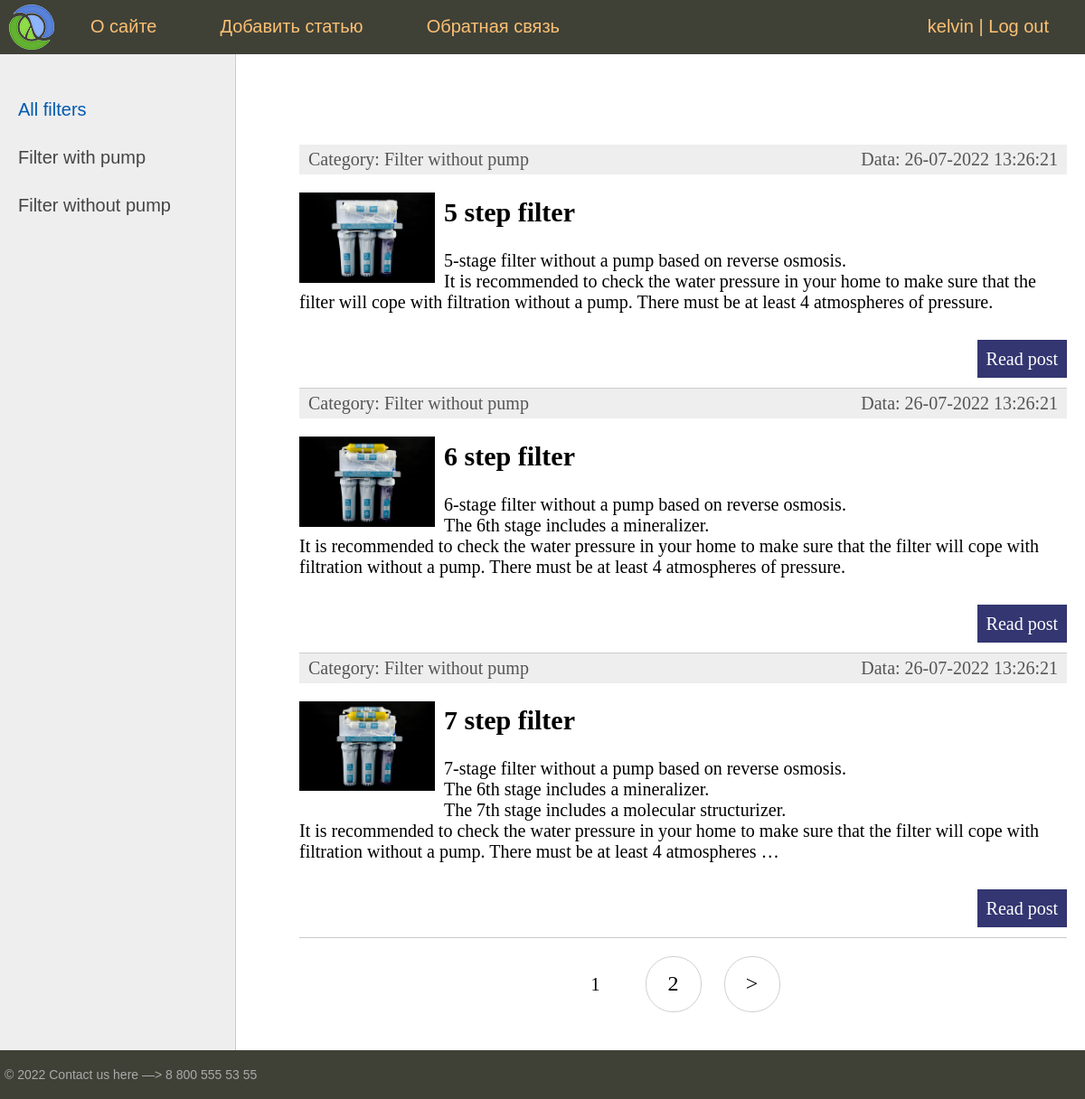
The app's page / (signed in) with its own data.
### filter/models.py (models this page shows, shortened)
class Category(models.Model):
    name = models.CharField(max_length=100, db_index=True, verbose_name="Type of filter")
    slug = models.SlugField(max_length=255, unique=True, db_index=True, verbose_name="URL")
    def __str__(self):
        return self.name
    def get_absolute_url(self):
        return reverse('category', kwargs={'cat_slug': self.slug})
    class Meta:
        verbose_name_plural = 'Categories'

class Filter(models.Model):
    title = models.CharField(max_length=255, verbose_name="Заголовок")
    slug = models.SlugField(max_length=255, unique=True, db_index=True, verbose_name="URL")
    content = models.TextField(blank=True, verbose_name="Текст инфо о фильтре")
    photo = models.ImageField(upload_to="photos/%Y/%m/%d/", verbose_name="Фото")
    time_create = models.DateTimeField(auto_now_add=True, verbose_name="Время создания")
    time_update = models.DateTimeField(auto_now=True, verbose_name="Время обновления")
    is_published = models.BooleanField(default=True, verbose_name="Опубликовано")
    cat = models.ForeignKey('Category', on_delete=models.PROTECT, null=True, verbose_name="Категории") ##category, ключ форейгн кэй который ссылается на класс Categoryf1
    def get_absolute_url(self):
        return reverse('post', kwargs={'post_slug': self.slug})
    class Meta:
        ordering = ['id'] #сортировка списка постов

### filter/views.py (the view)
# urls.py: path('', FilterHome.as_view(), name='home'),
class FilterHome(DataMixin, ListView): # класс представления страницы заменяет строчки кода с def index(request)
    model = Filter
    template_name = 'filter/index.html'
    context_object_name = 'posts'
    def get_context_data(self, *, object_list=None, **kwargs):
        context = super().get_context_data(**kwargs)
        c_def = self.get_user_context(title="Main page")    # c_def <- эта строка вызывает код с util.py в котором написан контекст
        return dict(list(context.items()) + list(c_def.items()))
    def get_queryset(self):
        return Filter.objects.filter(is_published=True)

### filter/templatetags/filter_tags.py (called while the page is built)
@register.inclusion_tag('filter/list_categories.html')
def show_categories(sort=None, cat_selected=0 ):
    if not sort:
        cats = Category.objects.all()
    else:
        cats = Category.objects.order_by(sort)
    return {"cats": cats, "cat_selected": cat_selected}

### filter/utils.py (called while the page is built)
    def get_user_context(self, **kwargs):
        context = kwargs
        cats = Category.objects.annotate(Count('filter'))
        user_menu = menu.copy()
        if not self.request.user.is_authenticated:
            user_menu.pop(1)
        context['menu'] = user_menu
        context['cats'] = cats
        if 'cat_selected' not in context:
            context['cat_selected'] = 0
        return context

### filter/templates/filter/index.html (shortened to what this page needs)
{% extends 'filter/base.html' %}
{% block content %}
<ul class="list-articles">
	{% for p in posts %}
			<li><div class="article-panel">
				<p class="first">Category: {{p.cat}}</p>
				<p class="last">Data: {{p.time_update|date:"d-m-Y H:i:s"}}</p>
			</div>
{% if p.photo %}
				<p><img class="img-article-left thumb" src="{{p.photo.url}}"></p>
{% endif %}
				<h2>{{p.title}}</h2>
	{% autoescape on %}
	{{p.content|linebreaks|truncatewords:50}}
	{% endautoescape %}
			<p class="link-read-post"><a href="{{ p.get_absolute_url }}">Read post</a></p>
			</li>
	{% endfor %}
</ul>
{% endblock %}

### filter/templates/filter/base.html (shortened to what this page needs)
{% load static %}
{% load filter_tags %}
<html>
<head>
	<link type="text/css" href="{% static 'filter/css/styles.css' %}" rel="stylesheet" />
</head>
<body>
<table class="table-page" border=0 cellpadding="0" cellspacing="0">
<tr><td valign=top>
{% block mainmenu %}
		<div class="header">
			<ul id="mainmenu" class="mainmenu">
			<li class="logo"><a href="{% url 'home' %}"><div class="logo"></div></a></li>
{% for m in menu %}
			<li><a href="{% url m.url_name %}">{{m.title}}</a></li>
{% endfor %}
			{% if request.user.is_authenticated %}
				<li class="last"> {{ user.username }} | <a href="{% url 'logout' %}">Log out</a></li>
				{% else %}
			<li class="last"> <a href="{% url 'register' %}">Регистрация</a> | <a href="{% url 'login' %}">Войти</a></li>
				{% endif %}
			</ul>
		</div>
{% endblock mainmenu %}
<table class="table-content" border=0 cellpadding="0" cellspacing="0">
<tr>
	<td valign="top" class="left-chapters">
	<ul id="leftchapters">
{% if cat_selected == 0 %}
		<li class="selected">All filters</li>
{% else %}
		<li><a href="{% url 'home' %}"> All filters</a></li>
{% endif %}
{% for c in cats %}
{% if c.filter__count > 0 %}
		{% if c.pk == cat_selected %}
			<li class="selected"> {{c.name}}</li>
		{% else %}
			<li><a href="{{ c.get_absolute_url }}"> {{c.name}} </a> </li>
		{% endif %}
{% endif %}
	{% endfor %}
	</ul>
</td>
<td valign="top" class="content">
	<div class="content-text">
{% block content %}
{% endblock %}
{% if page_obj.has_other_pages %}
		<nav class="list-pages">
			<ul>
			{% for p in paginator.page_range %}
			{% if page_obj.number == p %}
			<li class="page-num page-num-selected">{{ p }}</li>
			{% elif p >= page_obj.number|add:-2 and p <= page_obj.number|add:2  %}
			<li class="page-num">
				<a href="?page={{ p }}">{{ p }}</a>
			</li>
			{% endif %}
			{% endfor %}
{% if page_obj.has_next %}
<li class="page-num">
	<a href="?page={{page_obj.next_page_number}}"> &gt; </a>
</li>
{% endif %}
			</ul>
		</nav>
{% endif %}
	</div>
</td></tr></table>
</td></tr>
<tr><td valign=top>
	<div id="footer">
		<p>&copy; 2022 Contact us here —> 8 800 555 53 55</p>
	</div>
</td></tr></table>
</body>
</html>

### filter/static/filter/css/styles.css (style rules this page uses)
html, body { font-family: 'Arial'; margin: 0; padding: 0; height: 100%; width: 100%; color: #444; }
a { color: #0059b2; text-decoration: none; }
img { max-width: 600px; height: auto; }
img.img-article-left { max-width: 300px; height: auto; float: left; padding: 0 10px 10px 0; }
img.img-article-left.thumb { max-width: 150px; height: auto; }
p.link-read-post { text-align: right; }
p.link-read-post a { padding: 10px; min-width: 100px; background: #333671; color: #fff; text-decoration: none; }
div.article-panel { background: #eee; padding: 5px 10px 5px 10px; box-sizing: border-box; overflow: hidden; color: #555; }
div.article-panel p.first { margin: 0; float: left; }
div.article-panel p.last { margin: 0; float: right; }
ul.list-articles { list-style: none; margin: 0; padding: 0; }
ul.list-articles li { border-bottom: 1px solid #ccc; }
.table-page { width: 100%; height: 100%; vertical-align: top; }
.table-page tr { height: 100%; }
.header { background: #3F4137; height: 60px; }
.logo { background: url('../images/logo.png') no-repeat 10px 5px; width: 70px; height: 60px; }
ul.mainmenu { list-style: none; margin: 0; padding: 0; height: 60px; color: #fdc073; font-size: 20px; overflow: hidden; }
ul.mainmenu li { float: left; margin: 18px 40px 0 30px; }
ul.mainmenu li.logo { margin: 0; }
ul.mainmenu li.last { float: right; }
ul.mainmenu li a { color: #fdc073; text-decoration: none; }
.table-content { width: 100%; min-height: 100%; height: 100%; }
.left-chapters { margin: 0; background: #eee; border-right: 1px solid #ccc; min-height: 100%; }
.left-chapters ul { width: 230px; min-height: 100%; margin: 0; padding: 20px 10px 10px 20px; list-style: none; font-size: 20px; }
.left-chapters ul li { margin: 30px 0 0 0; color: #999; }
.left-chapters ul li.selected { color: #0059b2; }
.left-chapters ul li a { color: #444; text-decoration: none; }
.content { padding: 40px 20px 20px 40px; width: 100%; box-sizing: border-box; }
.content-text { margin: 60px 0 0 30px; color: #000; font-size: 20px; font-family: Yandex Sans Display Light; }
#footer { box-sizing: border-box; background: #3F4137; padding: 5px; color: #aaa; font-size: 14px; font-family: Verdana, Geneva, Arial, Helvetica; text-align: left; overflow: hidden; }
.list-pages { text-align: center; margin: 0 0 20px 0; }
.list-pages ul { margin: 20px 0 0 0; padding: 0; list-style: none; }
.list-pages ul li { display: inline-block; margin: 0 20px 0 0; }
.list-pages a { color: #000; font-size: 24px; text-decoration: none; }
.list-pages .page-num, .page-num-selected { display: inline-block; width: 60px; height: 44px; padding: 16px 0 0 0; border: 1px solid #d0d0d0; border-radius: 30px; }
.list-pages .page-num-selected { border: none; color: #000; font-size: 20px; }

### records on screen
Category: name "Filter with pump"
Category: name "Filter without pump"
Filter: cat "Filter without pump", time_update "26-07-2022 13:26:21", photo (picture), title "5 step filter", content "5-stage filter without a pump based on reverse osmosis. It is recommended to check the water pressure in your home to make sure that the filter will cope with filtration without a pump. There must be at least 4 atmospheres of pressure."
Filter: cat "Filter without pump", time_update "26-07-2022 13:26:21", photo (picture), title "6 step filter", content "6-stage filter without a pump based on reverse osmosis. The 6th stage includes a mineralizer. It is recommended to check the water pressure in your home to make sure that the filter will cope with filtration without a pump. There must be at least 4 atmospheres of pressure."
Filter: cat "Filter without pump", time_update "26-07-2022 13:26:21", photo (picture), title "7 step filter", content "7-stage filter without a pump based on reverse osmosis. The 6th stage includes a mineralizer. The 7th stage includes a molecular structurizer. It is recommended to check the water pressure in your home to make sure that the filter will cope with filtration without a pump. There must be at least 4 atmospheres …"

### other values on screen
{{ m.title }} "О сайте" "Добавить статью" "Обратная связь"
{{ user.username }} "kelvin"
{{ p }} "1"
{{ p }} "2"
